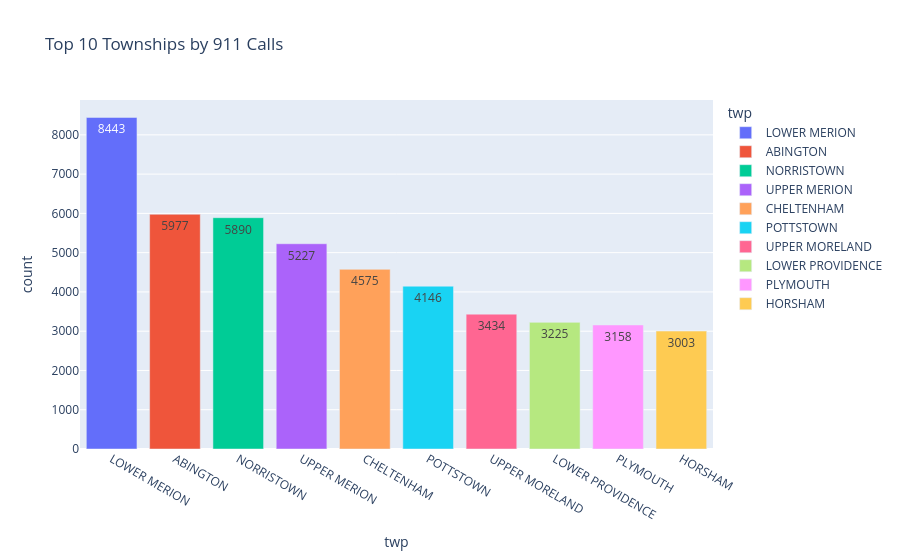

Source (notebook cell):
### Markdown cell above
# Township Analysis

## Geographic Distribution of Emergency Calls

Emergency call volume can vary significantly across townships.

This analysis examines which townships generate the highest number of emergency service requests and highlights areas with the greatest demand.

Understanding geographic patterns can support resource allocation and operational planning.

### Code cell
townships = (df['twp'].value_counts().head(10).reset_index())

townships.columns = ['twp','count']

fig = px.bar(townships, x='twp', y='count', title='Top 10 Townships by 911 Calls', text='count', color='twp')
fig.show()

### Figure 1 — Plotly figure (JSON) as saved in the notebook; plotly's stock layout.template omitted (floating-point values rounded to 4 significant figures)
{"data": [{"hovertemplate": "twp=%{x}<br>count=%{text}<extra></extra>", "legendgroup": "LOWER MERION", "marker": {"color": "#636efa", "pattern": {"shape": ""}}, "name": "LOWER MERION", "orientation": "v", "showlegend": true, "text": [8443.0], "textposition": "auto", "type": "bar", "x": ["LOWER MERION"], "xaxis": "x", "y": [8443], "yaxis": "y"}, {"hovertemplate": "twp=%{x}<br>count=%{text}<extra></extra>", "legendgroup": "ABINGTON", "marker": {"color": "#EF553B", "pattern": {"shape": ""}}, "name": "ABINGTON", "orientation": "v", "showlegend": true, "text": [5977.0], "textposition": "auto", "type": "bar", "x": ["ABINGTON"], "xaxis": "x", "y": [5977], "yaxis": "y"}, {"hovertemplate": "twp=%{x}<br>count=%{text}<extra></extra>", "legendgroup": "NORRISTOWN", "marker": {"color": "#00cc96", "pattern": {"shape": ""}}, "name": "NORRISTOWN", "orientation": "v", "showlegend": true, "text": [5890.0], "textposition": "auto", "type": "bar", "x": ["NORRISTOWN"], "xaxis": "x", "y": [5890], "yaxis": "y"}, {"hovertemplate": "twp=%{x}<br>count=%{text}<extra></extra>", "legendgroup": "UPPER MERION", "marker": {"color": "#ab63fa", "pattern": {"shape": ""}}, "name": "UPPER MERION", "orientation": "v", "showlegend": true, "text": [5227.0], "textposition": "auto", "type": "bar", "x": ["UPPER MERION"], "xaxis": "x", "y": [5227], "yaxis": "y"}, {"hovertemplate": "twp=%{x}<br>count=%{text}<extra></extra>", "legendgroup": "CHELTENHAM", "marker": {"color": "#FFA15A", "pattern": {"shape": ""}}, "name": "CHELTENHAM", "orientation": "v", "showlegend": true, "text": [4575.0], "textposition": "auto", "type": "bar", "x": ["CHELTENHAM"], "xaxis": "x", "y": [4575], "yaxis": "y"}, {"hovertemplate": "twp=%{x}<br>count=%{text}<extra></extra>", "legendgroup": "POTTSTOWN", "marker": {"color": "#19d3f3", "pattern": {"shape": ""}}, "name": "POTTSTOWN", "orientation": "v", "showlegend": true, "text": [4146.0], "textposition": "auto", "type": "bar", "x": ["POTTSTOWN"], "xaxis": "x", "y": [4146], "yaxis": "y"}, {"hovertemplate": "twp=%{x}<br>count=%{text}<extra></extra>", "legendgroup": "UPPER MORELAND", "marker": {"color": "#FF6692", "pattern": {"shape": ""}}, "name": "UPPER MORELAND", "orientation": "v", "showlegend": true, "text": [3434.0], "textposition": "auto", "type": "bar", "x": ["UPPER MORELAND"], "xaxis": "x", "y": [3434], "yaxis": "y"}, {"hovertemplate": "twp=%{x}<br>count=%{text}<extra></extra>", "legendgroup": "LOWER PROVIDENCE", "marker": {"color": "#B6E880", "pattern": {"shape": ""}}, "name": "LOWER PROVIDENCE", "orientation": "v", "showlegend": true, "text": [3225.0], "textposition": "auto", "type": "bar", "x": ["LOWER PROVIDENCE"], "xaxis": "x", "y": [3225], "yaxis": "y"}, {"hovertemplate": "twp=%{x}<br>count=%{text}<extra></extra>", "legendgroup": "PLYMOUTH", "marker": {"color": "#FF97FF", "pattern": {"shape": ""}}, "name": "PLYMOUTH", "orientation": "v", "showlegend": true, "text": [3158.0], "textposition": "auto", "type": "bar", "x": ["PLYMOUTH"], "xaxis": "x", "y": [3158], "yaxis": "y"}, {"hovertemplate": "twp=%{x}<br>count=%{text}<extra></extra>", "legendgroup": "HORSHAM", "marker": {"color": "#FECB52", "pattern": {"shape": ""}}, "name": "HORSHAM", "orientation": "v", "showlegend": true, "text": [3003.0], "textposition": "auto", "type": "bar", "x": ["HORSHAM"], "xaxis": "x", "y": [3003], "yaxis": "y"}], "layout": {"barmode": "relative", "legend": {"title": {"text": "twp"}, "tracegroupgap": 0}, "title": {"text": "Top 10 Townships by 911 Calls"}, "xaxis": {"anchor": "y", "categoryarray": ["LOWER MERION", "ABINGTON", "NORRISTOWN", "UPPER MERION", "CHELTENHAM", "POTTSTOWN", "UPPER MORELAND", "LOWER PROVIDENCE", "PLYMOUTH", "HORSHAM"], "categoryorder": "array", "domain": [0, 1], "title": {"text": "twp"}}, "yaxis": {"anchor": "x", "domain": [0, 1], "title": {"text": "count"}}}}
